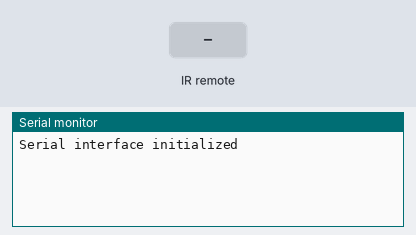
A sketch run on a simulated Arduino Uno, built with avr-gcc and run on an emulated ATmega328P. Parts: the last lines printed to the serial monitor. The inputs (shaded band) are chosen by the test bench.

Above: at 1.2 s.
1.3 s: infrared code 0xFF41BE received
At 2.4 s:
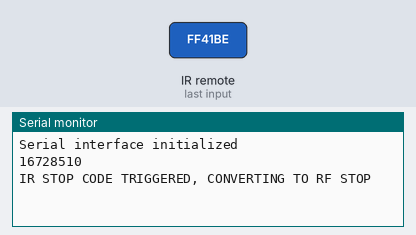
2.8 s: infrared code 0xFF817E received
At 4.4 s:
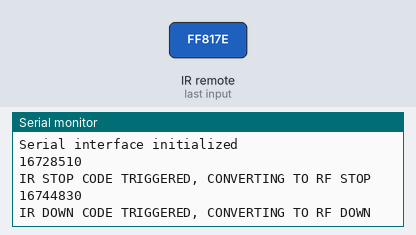
4.7 s: infrared code 0xFF01FE received
At 6.7 s:
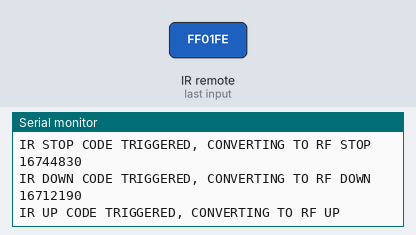

Measured:
- after the input at 1.3 s, the serial monitor: prints a new line at once (image 1)
- after the input at 2.8 s, the serial monitor: prints a new line after 0.45 s (image 2)
- after the input at 4.7 s, the serial monitor: prints a new line after 0.50 s (image 3)

The sketch:

ir-rf-homegear.ino
```cpp
/*
  IR to RF project for the livingroom projector
  Homegear 120" HD Motorized 16:9 Projector Screen W/ Remote Control
*/

#include <RCSwitch.h>
#include <IRremote.h>

#define RFSendPin 10
#define IRReceivePin 11

#define IR_STOP 16728510
#define IR_DOWN 16744830
#define IR_UP   16712190

#define RF_DOWN "011011001000100001011100"
#define RF_STOP "011011001000100001011010"
#define RF_UP   "011011001000100001011001"

#define PULSELENGTH 365
#define PROTOCOL 1

IRrecv irrecv(IRReceivePin);              // IR Receiver data pin is connected to Arduino Pin #11
decode_results results;

RCSwitch mySwitch = RCSwitch();

void setup()
{
  Serial.begin(9600);

  mySwitch.enableTransmit(RFSendPin);     // RF Transmitter data is connected to Arduino Pin #10
  mySwitch.setPulseLength(PULSELENGTH);
  mySwitch.setProtocol(PROTOCOL);
  irrecv.enableIRIn(); // Start the IR receiver
  Serial.println("Serial interface initialized");
}

void loop() {

  if (irrecv.decode(&results)) {

    Serial.println(results.value, DEC);

    switch(results.value)
    {
      case IR_STOP:
        Serial.println("IR STOP CODE TRIGGERED, CONVERTING TO RF STOP");
        mySwitch.send(RF_STOP);
        delay(200);
        mySwitch.send(RF_STOP);
        delay(200);
        mySwitch.send(RF_STOP);
        break;
     case IR_UP:
        Serial.println("IR UP CODE TRIGGERED, CONVERTING TO RF UP");
        mySwitch.send(RF_UP);
        delay(200);
        mySwitch.send(RF_UP);
        delay(200);
        mySwitch.send(RF_UP);
        break;
     case IR_DOWN:
        Serial.println("IR DOWN CODE TRIGGERED, CONVERTING TO RF DOWN");
        mySwitch.send(RF_DOWN);
        delay(200);
        mySwitch.send(RF_DOWN);
        delay(200);
        mySwitch.send(RF_DOWN);
        break;
    }
    irrecv.resume();
    delay(200);
  }
}
```
